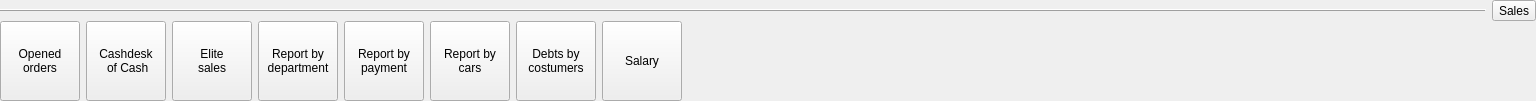
    <widget class="QWidget" name="widget_10" native="true">
     <layout class="QVBoxLayout" name="verticalLayout_5">
      <property name="spacing">
       <number>0</number>
      </property>
      <property name="leftMargin">
       <number>0</number>
      </property>
      <property name="topMargin">
       <number>0</number>
      </property>
      <property name="rightMargin">
       <number>0</number>
      </property>
      <property name="bottomMargin">
       <number>0</number>
      </property>
      <item>
       <widget class="QWidget" name="widget_11" native="true">
        <layout class="QHBoxLayout" name="horizontalLayout_8">
         <property name="leftMargin">
          <number>0</number>
         </property>
         <property name="topMargin">
          <number>0</number>
         </property>
         <property name="rightMargin">
          <number>0</number>
         </property>
         <property name="bottomMargin">
          <number>0</number>
         </property>
         <item>
          <widget class="Line" name="line_4">
           <property name="frameShadow">
            <enum>QFrame::Raised</enum>
           </property>
           <property name="orientation">
            <enum>Qt::Horizontal</enum>
           </property>
          </widget>
         </item>
         <item>
          <widget class="QToolButton" name="Sales">
           <property name="focusPolicy">
            <enum>Qt::NoFocus</enum>
           </property>
           <property name="text">
            <string>Sales</string>
           </property>
           <property name="toolButtonStyle">
            <enum>Qt::ToolButtonIconOnly</enum>
           </property>
          </widget>
         </item>
        </layout>
       </widget>
      </item>
      <item>
       <widget class="QWidget" name="widget_12" native="true">
        <layout class="QHBoxLayout" name="horizontalLayout_9">
         <property name="leftMargin">
          <number>0</number>
         </property>
         <property name="topMargin">
          <number>0</number>
         </property>
         <property name="rightMargin">
          <number>0</number>
         </property>
         <property name="bottomMargin">
          <number>0</number>
         </property>
         <item>
          <widget class="QToolButton" name="btnOnLineReport">
           <property name="minimumSize">
            <size>
             <width>80</width>
             <height>80</height>
            </size>
           </property>
           <property name="maximumSize">
            <size>
             <width>222</width>
             <height>222</height>
            </size>
           </property>
           <property name="text">
            <string>Opened
orders</string>
           </property>
           <property name="icon">
            <iconset resource="res.qrc">
             <normaloff>:/images/openedorder.png</normaloff>:/images/openedorder.png</iconset>
           </property>
           <property name="iconSize">
            <size>
             <width>32</width>
             <height>32</height>
            </size>
           </property>
           <property name="toolButtonStyle">
            <enum>Qt::ToolButtonTextUnderIcon</enum>
           </property>
          </widget>
         </item>
         <item>
          <widget class="QToolButton" name="btnCash">
           <property name="minimumSize">
            <size>
             <width>80</width>
             <height>80</height>
            </size>
           </property>
           <property name="maximumSize">
            <size>
             <width>222</width>
             <height>222</height>
            </size>
           </property>
           <property name="text">
            <string>Cashdesk
 of Cash</string>
           </property>
           <property name="icon">
            <iconset resource="res.qrc">
             <normaloff>:/images/refund.png</normaloff>:/images/refund.png</iconset>
           </property>
           <property name="iconSize">
            <size>
             <width>32</width>
             <height>32</height>
            </size>
           </property>
           <property name="toolButtonStyle">
            <enum>Qt::ToolButtonTextUnderIcon</enum>
           </property>
          </widget>
         </item>
         <item>
          <widget class="QToolButton" name="btnRestCommon">
           <property name="minimumSize">
            <size>
             <width>80</width>
             <height>80</height>
            </size>
           </property>
           <property name="maximumSize">
            <size>
             <width>222</width>
             <height>222</height>
            </size>
           </property>
           <property name="text">
            <string>Elite
sales</string>
           </property>
           <property name="icon">
            <iconset resource="res.qrc">
             <normaloff>:/images/cutlery.png</normaloff>:/images/cutlery.png</iconset>
           </property>
           <property name="iconSize">
            <size>
             <width>32</width>
             <height>32</height>
            </size>
           </property>
           <property name="toolButtonStyle">
            <enum>Qt::ToolButtonTextUnderIcon</enum>
           </property>
          </widget>
         </item>
         <item>
          <widget class="QToolButton" name="btnReportByCash">
           <property name="minimumSize">
            <size>
             <width>80</width>
             <height>80</height>
            </size>
           </property>
           <property name="maximumSize">
            <size>
             <width>222</width>
             <height>222</height>
            </size>
           </property>
           <property name="text">
            <string>Report by
department</string>
           </property>
           <property name="icon">
            <iconset resource="res.qrc">
             <normaloff>:/images/category.png</normaloff>:/images/category.png</iconset>
           </property>
           <property name="iconSize">
            <size>
             <width>32</width>
             <height>32</height>
            </size>
           </property>
           <property name="toolButtonStyle">
            <enum>Qt::ToolButtonTextUnderIcon</enum>
           </property>
          </widget>
         </item>
         <item>
          <widget class="QToolButton" name="btnReportByPayment">
           <property name="minimumSize">
            <size>
             <width>80</width>
             <height>80</height>
            </size>
           </property>
           <property name="maximumSize">
            <size>
             <width>222</width>
             <height>222</height>
            </size>
           </property>
           <property name="text">
            <string>Report by
payment</string>
           </property>
           <property name="icon">
            <iconset resource="res.qrc">
             <normaloff>:/images/category.png</normaloff>:/images/category.png</iconset>
           </property>
           <property name="iconSize">
            <size>
             <width>32</width>
             <height>32</height>
            </size>
           </property>
           <property name="toolButtonStyle">
            <enum>Qt::ToolButtonTextUnderIcon</enum>
           </property>
          </widget>
         </item>
         <item>
          <widget class="QToolButton" name="btnReportByCar">
           <property name="minimumSize">
            <size>
             <width>80</width>
             <height>80</height>
            </size>
           </property>
           <property name="maximumSize">
            <size>
             <width>222</width>
             <height>222</height>
            </size>
           </property>
           <property name="text">
            <string>Report by
cars</string>
           </property>
           <property name="icon">
            <iconset resource="res.qrc">
             <normaloff>:/images/category.png</normaloff>:/images/category.png</iconset>
           </property>
           <property name="iconSize">
            <size>
             <width>32</width>
             <height>32</height>
            </size>
           </property>
           <property name="toolButtonStyle">
            <enum>Qt::ToolButtonTextUnderIcon</enum>
           </property>
          </widget>
         </item>
         <item>
          <widget class="QToolButton" name="btnDebts">
           <property name="minimumSize">
            <size>
             <width>80</width>
             <height>80</height>
            </size>
           </property>
           <property name="maximumSize">
            <size>
             <width>222</width>
             <height>222</height>
            </size>
           </property>
           <property name="text">
            <string>Debts by
costumers</string>
           </property>
           <property name="icon">
            <iconset resource="res.qrc">
             <normaloff>:/images/refund.png</normaloff>:/images/refund.png</iconset>
           </property>
           <property name="iconSize">
            <size>
             <width>32</width>
             <height>32</height>
            </size>
           </property>
           <property name="toolButtonStyle">
            <enum>Qt::ToolButtonTextUnderIcon</enum>
           </property>
          </widget>
         </item>
         <item>
          <widget class="QToolButton" name="btnSalary">
           <property name="minimumSize">
            <size>
             <width>80</width>
             <height>80</height>
            </size>
           </property>
           <property name="maximumSize">
            <size>
             <width>222</width>
             <height>222</height>
            </size>
           </property>
           <property name="text">
            <string>Salary</string>
           </property>
           <property name="icon">
            <iconset resource="res.qrc">
             <normaloff>:/images/groupreservation.png</normaloff>:/images/groupreservation.png</iconset>
           </property>
           <property name="iconSize">
            <size>
             <width>32</width>
             <height>32</height>
            </size>
           </property>
           <property name="toolButtonStyle">
            <enum>Qt::ToolButtonTextUnderIcon</enum>
           </property>
          </widget>
         </item>
         <item>
          <spacer name="horizontalSpacer_5">
           <property name="orientation">
            <enum>Qt::Horizontal</enum>
           </property>
           <property name="sizeHint" stdset="0">
            <size>
             <width>854</width>
             <height>20</height>
            </size>
           </property>
          </spacer>
         </item>
        </layout>
       </widget>
      </item>
     </layout>
    </widget>
